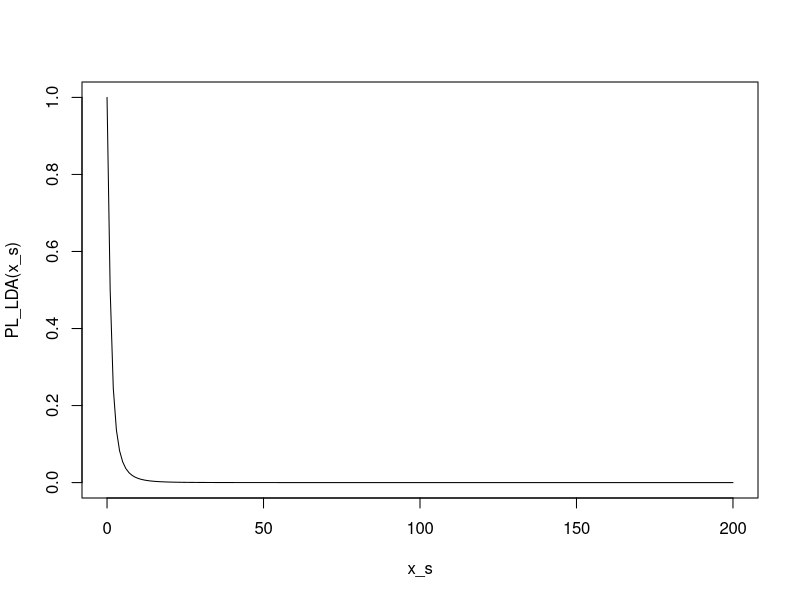

Generate this figure with R:
rm(list=ls(all=TRUE))
dev.off()
library(pracma)

mu <- 0 
sigma <- 1
lambda <- 1


PL_LDA = function(x) {
  lambda * (1/2 - 1/2*erf((log(x)-mu)/(sigma*sqrt(2))))
  }


x_s = 0:200
plot(x_s,PL_LDA(x_s),"l")
